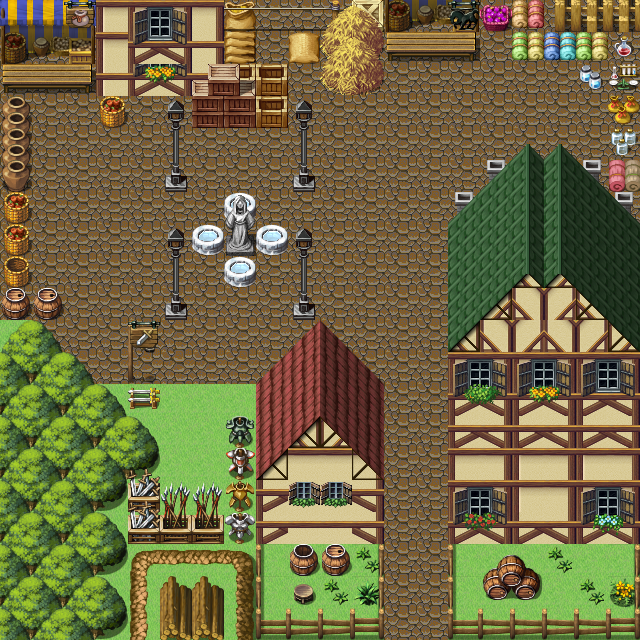

A 2D game scene composited from a Tiled map and its tileset images. What follows is a short description and the map's XML, with every tile layer's data as written:
An orthogonal 20x20 tile map with 32x32 px tiles, 6 tile layers (föld, föld2, növény, kisobj, ...), 6 tilesets.

<map version="2017.05.23" orientation="orthogonal" renderorder="left-down" width="20" height="20" tilewidth="32" tileheight="32" nextobjectid="1">
 <tileset firstgid="1" source="névtelen.tsx" />
 <tileset firstgid="551" source="falu2tilen.tsx" />
 <tileset firstgid="807" source="falusitile.tsx" />
 <tileset firstgid="1143" source="haztile.tsx" />
 <tileset firstgid="1399" source="castle.tsx" />
 <tileset firstgid="1655" source="dungeontileset.tsx" />
 <layer name="föld" width="20" height="20">
  <data encoding="csv">
1582,1582,1582,1582,1582,1582,1582,1582,1582,1582,1582,1582,1582,1582,1582,1582,1582,1582,1582,1582,
1582,1582,1582,1582,1582,1582,1582,1582,1582,1582,1582,1582,1582,1582,1582,1582,1582,1582,1582,1582,
1582,1582,1582,1582,1582,1582,1582,1582,1582,1582,1582,1582,1582,1582,1582,1582,1582,1582,1582,1582,
1582,1582,1582,1582,1582,1582,1582,1582,1582,1582,1582,1582,1582,1582,1582,1582,1582,1582,1582,1582,
1582,1582,1582,1582,1582,1582,1582,1582,1582,1582,1582,1582,1582,1582,1582,1582,1582,1582,1582,1582,
1582,1582,1582,1582,1582,1582,1582,1582,1582,1582,1582,1582,1582,1582,1582,1582,1582,1582,1582,1582,
1582,1582,1582,1582,1582,1582,1582,1582,1582,1582,1582,1582,1582,1582,1582,69,69,90,47,1582,
1582,1582,1582,1582,1582,1582,1582,1582,1582,1582,1582,1582,1582,1582,69,69,69,47,47,47,
1582,1582,1582,1582,1582,1582,1582,1582,1582,1582,1582,1582,1582,1582,69,47,69,47,91,91,
1582,1582,1582,1582,1582,1582,1582,1582,1582,1582,1582,1582,1582,1582,91,91,69,91,91,91,
90,1582,1582,1582,1582,1582,1582,1582,1582,1582,1582,1582,1582,1582,90,90,69,91,91,91,
69,69,1582,1582,1582,1582,1582,1582,1582,1582,1582,1582,1582,1582,69,90,69,91,91,91,
69,91,90,90,90,90,91,91,91,90,91,1582,1582,1582,69,69,69,91,69,69,
69,90,90,91,90,69,69,91,91,91,91,91,1582,1582,69,69,69,69,69,91,
91,69,91,91,91,91,91,69,69,69,69,69,1582,1582,69,69,91,91,91,91,
69,69,69,91,91,91,91,69,69,69,69,69,1582,1582,90,90,91,90,91,91,
69,69,69,69,69,69,69,69,91,91,91,91,1582,1582,91,90,91,91,91,90,
69,69,69,69,69,90,90,90,91,91,91,91,1582,1582,91,90,91,91,91,90,
90,90,90,90,90,69,91,90,91,91,91,91,1582,1582,90,91,91,91,91,90,
90,90,69,90,46,69,91,90,90,90,90,90,1582,1582,90,91,91,91,90,90
</data>
 </layer>
 <layer name="föld2" width="20" height="20">
  <data encoding="csv">
0,0,0,0,0,0,0,0,0,0,0,0,0,0,0,311,140,197,154,154,
0,0,0,0,0,0,0,0,0,0,0,0,0,0,0,0,142,141,142,118,
0,0,0,0,0,0,0,0,0,0,0,0,0,0,0,0,0,0,0,120,
0,0,0,0,0,0,0,0,0,0,0,0,0,0,0,0,0,0,0,0,
0,0,0,0,0,0,0,0,0,0,0,0,0,0,0,0,0,0,0,0,
0,0,0,0,0,0,0,0,0,0,0,0,0,0,0,0,0,0,0,0,
0,0,0,0,0,0,0,0,0,0,0,0,0,0,0,0,0,0,0,0,
0,0,0,0,0,0,0,0,0,0,0,0,0,0,0,0,0,0,0,0,
0,0,0,0,0,0,0,0,0,0,0,0,0,0,0,0,0,0,0,0,
0,0,0,0,0,0,0,0,0,0,0,0,0,0,0,0,0,0,0,0,
55,56,0,0,0,0,0,0,0,0,0,0,0,0,0,0,0,0,0,0,
56,55,56,0,0,0,0,0,0,0,0,0,0,0,0,0,0,0,0,0,
78,56,55,56,0,0,0,0,0,0,0,0,0,0,0,0,0,0,0,0,
0,78,0,55,56,0,0,0,0,0,0,0,0,0,0,0,0,0,0,0,
0,0,0,56,78,0,0,0,0,0,0,0,0,0,0,0,0,0,0,0,
0,0,0,78,0,0,0,0,0,0,0,0,0,0,0,0,0,0,0,0,
0,0,0,56,0,0,0,0,0,0,0,0,0,0,0,0,0,0,0,0,
0,0,0,78,655,656,656,657,575,0,0,0,0,0,0,0,0,0,0,0,
0,0,0,56,671,0,0,673,575,0,0,0,0,0,0,0,0,0,0,0,
0,0,0,78,671,0,0,673,591,592,592,0,0,0,0,0,0,0,0,0
</data>
 </layer>
 <layer name="növény" width="20" height="20">
  <data encoding="csv">
0,0,0,0,0,0,0,81,0,0,0,61,0,0,0,0,0,0,0,0,
0,0,0,0,0,0,0,0,0,0,0,0,0,0,0,0,0,0,0,0,
0,0,0,0,0,0,0,0,0,0,0,0,0,0,0,0,0,0,0,0,
0,0,0,0,0,0,0,0,0,0,0,0,0,0,0,0,0,0,0,0,
0,0,0,0,0,0,0,0,0,0,0,0,0,0,0,0,0,0,0,0,
0,0,0,0,0,0,0,0,0,0,0,0,0,0,0,0,0,0,0,0,
0,0,0,0,0,0,0,0,0,0,0,0,0,0,0,0,0,0,0,0,
0,0,0,0,0,0,0,0,0,0,0,0,0,0,0,0,0,0,0,0,
0,0,0,0,0,0,0,0,0,0,0,0,0,0,0,0,0,0,0,0,
0,0,0,0,0,0,0,0,0,0,0,0,0,0,0,0,0,0,0,0,
0,0,0,0,0,0,0,0,0,0,0,0,0,0,0,0,0,0,0,0,
57,58,0,0,0,0,0,0,0,0,0,0,0,0,0,0,0,0,0,0,
79,57,58,0,0,0,0,0,0,0,0,0,0,0,0,0,0,0,0,0,
80,79,57,58,0,0,0,0,0,0,0,0,0,0,0,0,0,0,0,0,
58,57,79,80,0,0,0,0,0,0,0,0,0,0,0,0,0,914,0,0,
80,79,80,0,0,0,0,0,0,0,0,0,0,0,0,0,0,0,0,0,
58,57,58,0,0,0,0,0,0,0,0,0,0,0,0,0,0,0,0,0,
80,79,80,0,0,0,0,0,0,0,0,970,0,0,0,1001,1001,970,0,0,
58,57,58,0,0,0,0,0,0,844,970,971,0,0,0,1001,1001,0,970,955,
80,79,80,0,0,0,0,0,0,0,0,0,0,0,0,0,0,0,0,0
</data>
 </layer>
 <layer name="kisobj" width="20" height="20">
  <data encoding="csv">
767,768,769,0,0,0,0,747,747,747,748,0,783,784,785,0,0,0,0,0,
783,784,785,0,0,0,0,82,0,59,0,0,799,800,801,0,0,0,0,0,
799,800,801,0,0,0,0,107,107,0,0,0,0,0,0,0,0,0,119,0,
0,0,0,0,0,0,0,0,0,0,0,0,0,0,0,0,0,0,0,114,
0,0,0,0,0,0,0,0,0,0,0,0,0,0,0,0,0,0,0,117,
0,0,0,0,0,0,0,0,0,0,0,0,0,0,0,0,0,0,0,965,
0,0,0,0,0,0,0,641,0,0,0,0,0,0,0,0,0,0,0,0,
0,0,0,0,0,0,0,1017,0,0,0,0,0,0,0,0,0,0,0,0,
0,0,0,0,0,0,0,0,0,0,0,0,0,0,0,0,0,0,0,0,
0,0,0,0,0,0,0,0,0,0,0,0,0,0,0,0,0,0,0,0,
0,0,0,0,0,0,0,0,0,0,0,0,0,0,0,0,0,0,0,0,
0,0,0,0,0,0,0,0,0,0,0,0,0,0,0,0,0,0,0,0,
0,0,0,0,156,0,0,0,0,0,0,0,0,0,0,0,0,0,0,0,
0,0,0,0,0,0,0,170,0,1341,1342,0,0,0,0,0,0,0,0,0,
0,0,0,0,108,0,0,169,1147,1148,1148,1149,0,0,0,0,0,0,0,0,
0,0,0,0,130,109,109,168,1159,1164,1164,1160,0,0,0,0,0,0,0,0,
0,0,0,0,0,131,131,167,1159,1164,1164,1160,0,0,0,0,0,0,0,0,
0,0,0,0,0,0,920,0,0,953,937,579,0,0,575,925,926,0,0,579,
0,0,0,0,0,1011,1011,0,0,0,0,579,0,0,575,941,942,0,0,579,
0,0,0,0,155,1027,1027,920,920,920,920,595,0,0,591,592,592,560,560,595
</data>
 </layer>
 <layer name="nagyobj" width="20" height="20">
  <data encoding="csv">
0,0,814,1147,1145,1146,1149,0,0,0,871,872,0,0,831,0,0,0,0,0,
0,0,0,1147,1161,1162,1165,0,0,0,887,888,0,0,0,0,0,0,0,0,
0,0,0,1163,1177,1178,1165,0,0,0,0,0,0,0,0,0,0,0,0,0,
924,0,0,958,0,1719,0,0,1201,1719,0,0,0,0,0,0,0,0,0,0,
940,0,0,0,0,1735,0,0,1201,1735,0,0,0,0,0,0,0,0,0,0,
956,0,0,0,0,1751,0,0,1201,1751,0,0,0,0,0,854,0,0,870,0,
958,0,0,0,0,1201,0,1721,1201,0,0,0,0,0,854,0,0,0,870,870,
958,0,0,0,0,1719,641,1737,641,1719,0,0,0,0,0,0,0,0,0,0,
957,0,0,0,0,1735,0,641,1201,1735,0,0,0,0,0,0,1341,1342,0,0,
937,937,0,0,0,1751,0,0,0,1751,0,0,0,0,0,1342,1341,1342,1341,0,
0,0,0,0,565,0,0,0,0,863,865,0,0,0,1341,1341,1342,1341,1342,1342,
0,0,0,0,581,0,0,0,863,879,881,865,0,0,1145,1146,1145,1146,1145,1146,
0,0,0,0,0,0,0,0,879,879,881,881,0,0,1175,1176,1177,1178,1161,1162,
0,0,0,0,0,0,0,0,879,895,897,881,0,0,1159,1160,1159,1160,1159,1160,
0,0,0,0,0,0,0,0,895,0,0,897,0,0,1143,1144,1147,1144,1147,1144,
0,0,0,0,108,0,0,0,0,812,812,0,0,0,1145,1146,1147,1149,1145,1146,
0,0,0,0,130,0,0,0,0,0,0,0,0,0,1179,1180,1159,1160,1181,1182,
0,0,0,0,0,0,0,0,0,0,0,0,0,0,0,0,0,0,0,0,
0,0,0,0,0,0,0,0,0,0,0,0,0,0,0,0,0,0,0,0,
0,0,0,0,0,0,0,0,0,0,0,0,0,0,0,0,0,0,0,0
</data>
 </layer>
 <layer name="nagy2obj" width="20" height="20">
  <data encoding="csv">
0,0,0,0,0,0,0,0,0,0,871,872,0,0,0,0,0,0,0,0,
0,0,0,0,0,0,0,0,0,0,871,872,0,0,0,0,0,0,0,0,
0,0,0,0,0,0,240,241,0,0,887,888,0,0,0,0,0,0,0,0,
0,0,0,0,0,0,262,263,107,0,0,0,0,0,0,0,0,0,0,0,
0,0,0,0,0,0,0,0,0,0,0,0,0,0,0,0,852,852,0,0,
0,0,0,0,0,0,0,0,0,0,0,0,0,0,0,867,868,868,869,0,
0,0,0,0,0,0,0,0,0,0,0,0,0,0,867,883,868,868,885,869,
0,0,0,0,0,0,0,0,0,0,0,0,0,0,883,883,868,868,885,885,
0,0,0,0,0,0,0,0,0,0,0,0,0,0,883,883,884,884,885,885,
0,0,0,0,0,0,0,0,0,0,0,0,0,0,883,899,0,1001,901,885,
0,0,0,0,813,0,0,0,0,0,0,0,0,0,899,1001,1001,1001,1001,901,
0,0,0,0,0,0,0,0,0,0,0,0,0,0,0,0,0,0,0,0,
0,0,0,0,0,0,0,0,0,0,0,0,0,0,0,0,0,0,0,0,
0,0,0,0,0,0,0,0,0,0,0,0,0,0,0,0,0,0,0,0,
0,0,0,0,0,0,0,0,0,0,0,0,0,0,0,0,0,0,0,0,
0,0,0,0,0,0,0,0,0,0,0,0,0,0,0,0,0,0,0,0,
0,0,0,0,0,0,0,0,0,0,0,0,0,0,0,0,0,0,0,0,
0,0,0,0,0,0,0,0,0,0,0,0,0,0,0,0,0,0,0,0,
0,0,0,0,0,0,0,0,0,0,0,0,0,0,0,0,0,0,0,0,
0,0,0,0,0,0,0,0,0,0,0,0,0,0,0,0,0,0,0,0
</data>
 </layer>
</map>
